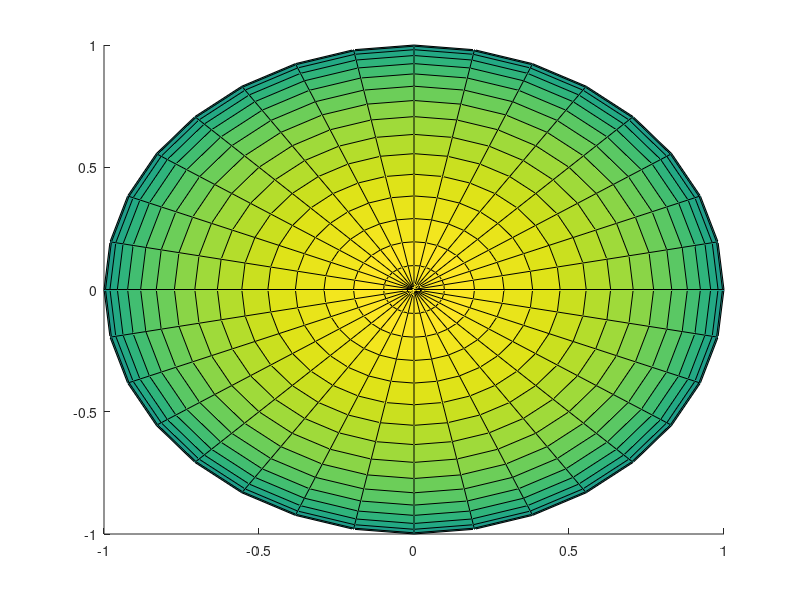

Write the MATLAB code that produced this figure. (Note: this script raises an error after producing the figure.)
function eyehandle = make3deye(name, radius, nsegs, iriscolour)

% eyehandle = make3deye(name, nsegs, iriscolour)
% unit radius spherical eye centred at 0, looking along z
% specify iris colour as 1x3 rgb array
% userdata.pose is 4D pose matrix
% MGP June 2004

% save hold state and set hold on
% (surf over-writes!)
nothold = false;
if ~ishold
    nothold = true;
    hold on
end

if nargin<4
    iriscolour = [0 .2 .9];
end
if nargin<3
    nsegs = 32;
end
if nargin<2
    radius = 1;
end
if nargin==0
    name = 'aneye';
end

[x,y,z] = sphere(nsegs);
surfsphere = surf(radius*x,radius*y,radius*z);
[faces, vertices] = surf2patch(surfsphere, 'triangles'); delete(surfsphere);
[Nface, jnk] = size(faces);
eyehandle = patch('faces', faces, 'vertices', vertices, ...
    'facecolor', 'flat', 'edgecolor', 'none');

% eye white
colour = ones(Nface, 1)*[1 .975 .975];

% iris colour
iris = find(vertices(:,3)>.8*radius);
iface = [];
for i=1:length(iris)
    [j, jnk] = ind2sub(size(faces), find(faces==iris(i)));
    iface = [iface; j];
end
colour(iface, :) = .95*ones(length(iface), 1)*iriscolour + .05*randn(length(iface), 3);

% pupil black
pupil = find(vertices(:,3)>.98*radius);
iface = [];
for i=1:length(pupil)
    [j, jnk] = ind2sub(size(faces), find(faces==pupil(i)));
    iface = [iface; j];
end
colour(iface, :) = zeros(length(iface), 3);
colour(iface(1),:) = ones(1,3);


set(eyehandle, 'facevertexcdata', colour);
set(gca, 'dataaspectratio', [1 1 1], 'visible', 'off');
lite = findobj(gca, 'type', 'light');
if isempty(lite)
    lite = light;
    set(lite, 'position', [50 -100 50]);
    lighting gouraud
end

rigidbody(eyehandle, name);

% restore hold state
if nothold
    hold off
end